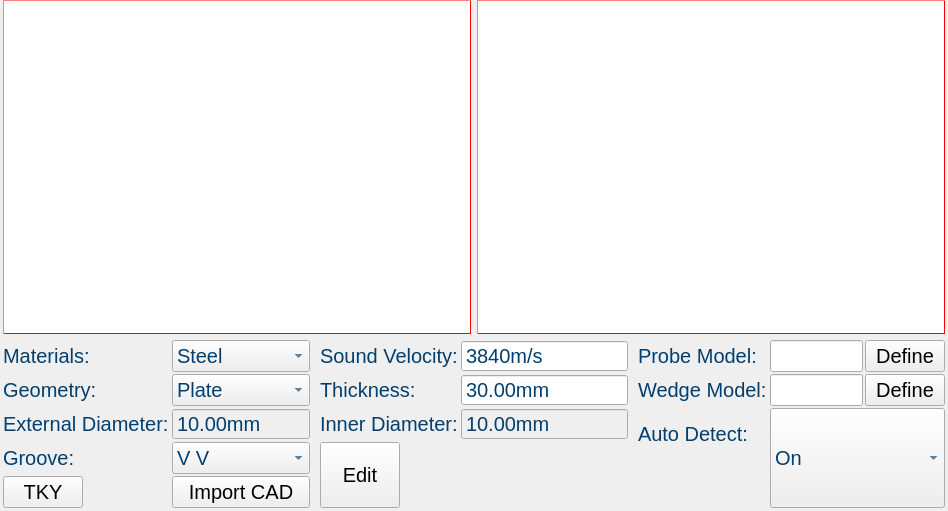
<?xml version="1.0" encoding="UTF-8"?>
<ui version="4.0">
 <class>ProbePartWidget</class>
 <widget class="QWidget" name="ProbePartWidget">
  <property name="geometry">
   <rect>
    <x>0</x>
    <y>0</y>
    <width>948</width>
    <height>511</height>
   </rect>
  </property>
  <property name="sizePolicy">
   <sizepolicy hsizetype="Preferred" vsizetype="Expanding">
    <horstretch>0</horstretch>
    <verstretch>0</verstretch>
   </sizepolicy>
  </property>
  <property name="windowTitle">
   <string>Form</string>
  </property>
  <property name="styleSheet">
   <string notr="true">QWidget#WorkpieceProbeWidget{
background-color: rgb(255, 255, 255);
}

QLabel{
color: rgb(0, 63, 111);
}

QComboBox{
color: rgb(0, 63, 111);
}

QDoubleSpinBox{
color: rgb(0, 63, 111);
}

QSpinBox{
color: rgb(0, 63, 111);
}
</string>
  </property>
  <layout class="QVBoxLayout" name="verticalLayout" stretch="4,1">
   <property name="spacing">
    <number>6</number>
   </property>
   <property name="leftMargin">
    <number>3</number>
   </property>
   <property name="topMargin">
    <number>0</number>
   </property>
   <property name="rightMargin">
    <number>3</number>
   </property>
   <property name="bottomMargin">
    <number>3</number>
   </property>
   <item>
    <layout class="QHBoxLayout" name="showHorizontalLayout">
     <item>
      <widget class="QWidget" name="workpieceWidget" native="true">
       <property name="sizePolicy">
        <sizepolicy hsizetype="Preferred" vsizetype="Expanding">
         <horstretch>0</horstretch>
         <verstretch>0</verstretch>
        </sizepolicy>
       </property>
       <property name="minimumSize">
        <size>
         <width>0</width>
         <height>0</height>
        </size>
       </property>
       <property name="styleSheet">
        <string notr="true">QWidget{
background-color:rgb(255, 255, 255);
color: white;   
border: 1px groove red;
border-style: outset;
}</string>
       </property>
      </widget>
     </item>
     <item>
      <widget class="QWidget" name="probeWidget" native="true">
       <property name="sizePolicy">
        <sizepolicy hsizetype="Preferred" vsizetype="Expanding">
         <horstretch>0</horstretch>
         <verstretch>0</verstretch>
        </sizepolicy>
       </property>
       <property name="minimumSize">
        <size>
         <width>0</width>
         <height>0</height>
        </size>
       </property>
       <property name="styleSheet">
        <string notr="true">QWidget{
background-color:rgb(255, 255, 255);
color: white;   
border: 1px groove red;
border-style: outset;
}</string>
       </property>
      </widget>
     </item>
    </layout>
   </item>
   <item>
    <layout class="QHBoxLayout" name="propertiesHorizontalLayout" stretch="1,1,1">
     <property name="spacing">
      <number>10</number>
     </property>
     <item>
      <layout class="QFormLayout" name="workpiectFormLayout1">
       <property name="horizontalSpacing">
        <number>3</number>
       </property>
       <property name="verticalSpacing">
        <number>2</number>
       </property>
       <item row="0" column="0">
        <widget class="QLabel" name="materialsLabel">
         <property name="sizePolicy">
          <sizepolicy hsizetype="Preferred" vsizetype="Expanding">
           <horstretch>0</horstretch>
           <verstretch>0</verstretch>
          </sizepolicy>
         </property>
         <property name="minimumSize">
          <size>
           <width>0</width>
           <height>30</height>
          </size>
         </property>
         <property name="font">
          <font>
           <pointsize>15</pointsize>
          </font>
         </property>
         <property name="text">
          <string>Materials:</string>
         </property>
        </widget>
       </item>
       <item row="0" column="1">
        <widget class="QComboBox" name="materialsComboBox">
         <property name="sizePolicy">
          <sizepolicy hsizetype="Expanding" vsizetype="Preferred">
           <horstretch>0</horstretch>
           <verstretch>0</verstretch>
          </sizepolicy>
         </property>
         <property name="font">
          <font>
           <pointsize>15</pointsize>
          </font>
         </property>
         <item>
          <property name="text">
           <string>Steel</string>
          </property>
         </item>
        </widget>
       </item>
       <item row="1" column="0">
        <widget class="QLabel" name="geometryLabel">
         <property name="sizePolicy">
          <sizepolicy hsizetype="Preferred" vsizetype="Expanding">
           <horstretch>0</horstretch>
           <verstretch>0</verstretch>
          </sizepolicy>
         </property>
         <property name="minimumSize">
          <size>
           <width>0</width>
           <height>30</height>
          </size>
         </property>
         <property name="font">
          <font>
           <pointsize>15</pointsize>
          </font>
         </property>
         <property name="text">
          <string>Geometry:</string>
         </property>
        </widget>
       </item>
       <item row="1" column="1">
        <widget class="QComboBox" name="shapeComboBox">
         <property name="sizePolicy">
          <sizepolicy hsizetype="Expanding" vsizetype="Preferred">
           <horstretch>0</horstretch>
           <verstretch>0</verstretch>
          </sizepolicy>
         </property>
         <property name="font">
          <font>
           <pointsize>15</pointsize>
          </font>
         </property>
         <item>
          <property name="text">
           <string>Plate</string>
          </property>
         </item>
         <item>
          <property name="text">
           <string>OD</string>
          </property>
         </item>
         <item>
          <property name="text">
           <string>ID</string>
          </property>
         </item>
        </widget>
       </item>
       <item row="2" column="0">
        <widget class="QLabel" name="externalDiameterLabel">
         <property name="sizePolicy">
          <sizepolicy hsizetype="Preferred" vsizetype="Expanding">
           <horstretch>0</horstretch>
           <verstretch>0</verstretch>
          </sizepolicy>
         </property>
         <property name="minimumSize">
          <size>
           <width>0</width>
           <height>30</height>
          </size>
         </property>
         <property name="font">
          <font>
           <pointsize>15</pointsize>
          </font>
         </property>
         <property name="text">
          <string>External Diameter:</string>
         </property>
        </widget>
       </item>
       <item row="2" column="1">
        <widget class="QDoubleSpinBox" name="externalDiameterDoubleSpinBox">
         <property name="enabled">
          <bool>false</bool>
         </property>
         <property name="sizePolicy">
          <sizepolicy hsizetype="Expanding" vsizetype="Preferred">
           <horstretch>0</horstretch>
           <verstretch>0</verstretch>
          </sizepolicy>
         </property>
         <property name="font">
          <font>
           <pointsize>15</pointsize>
          </font>
         </property>
         <property name="buttonSymbols">
          <enum>QAbstractSpinBox::NoButtons</enum>
         </property>
         <property name="prefix">
          <string/>
         </property>
         <property name="suffix">
          <string>mm</string>
         </property>
         <property name="value">
          <double>10.000000000000000</double>
         </property>
        </widget>
       </item>
       <item row="3" column="0">
        <widget class="QLabel" name="grooveLabel">
         <property name="sizePolicy">
          <sizepolicy hsizetype="Preferred" vsizetype="Expanding">
           <horstretch>0</horstretch>
           <verstretch>0</verstretch>
          </sizepolicy>
         </property>
         <property name="minimumSize">
          <size>
           <width>0</width>
           <height>30</height>
          </size>
         </property>
         <property name="font">
          <font>
           <pointsize>15</pointsize>
          </font>
         </property>
         <property name="text">
          <string>Groove:</string>
         </property>
        </widget>
       </item>
       <item row="3" column="1">
        <widget class="QComboBox" name="grooveTypeComboBox">
         <property name="sizePolicy">
          <sizepolicy hsizetype="Expanding" vsizetype="Preferred">
           <horstretch>0</horstretch>
           <verstretch>0</verstretch>
          </sizepolicy>
         </property>
         <property name="font">
          <font>
           <pointsize>15</pointsize>
          </font>
         </property>
         <property name="currentIndex">
          <number>4</number>
         </property>
         <item>
          <property name="text">
           <string>I</string>
          </property>
         </item>
         <item>
          <property name="text">
           <string>V</string>
          </property>
         </item>
         <item>
          <property name="text">
           <string>U</string>
          </property>
         </item>
         <item>
          <property name="text">
           <string>VY</string>
          </property>
         </item>
         <item>
          <property name="text">
           <string>V V</string>
          </property>
         </item>
         <item>
          <property name="text">
           <string>U U</string>
          </property>
         </item>
         <item>
          <property name="text">
           <string>UV</string>
          </property>
         </item>
        </widget>
       </item>
       <item row="4" column="0">
        <widget class="QPushButton" name="tkyBtn">
         <property name="sizePolicy">
          <sizepolicy hsizetype="Expanding" vsizetype="Expanding">
           <horstretch>0</horstretch>
           <verstretch>0</verstretch>
          </sizepolicy>
         </property>
         <property name="minimumSize">
          <size>
           <width>0</width>
           <height>30</height>
          </size>
         </property>
         <property name="font">
          <font>
           <pointsize>15</pointsize>
          </font>
         </property>
         <property name="text">
          <string>TKY</string>
         </property>
        </widget>
       </item>
       <item row="4" column="1">
        <widget class="QPushButton" name="importCADBtn">
         <property name="sizePolicy">
          <sizepolicy hsizetype="Expanding" vsizetype="Preferred">
           <horstretch>0</horstretch>
           <verstretch>0</verstretch>
          </sizepolicy>
         </property>
         <property name="font">
          <font>
           <pointsize>15</pointsize>
          </font>
         </property>
         <property name="text">
          <string>Import CAD</string>
         </property>
        </widget>
       </item>
      </layout>
     </item>
     <item>
      <layout class="QFormLayout" name="workpiectFormLayout2">
       <property name="horizontalSpacing">
        <number>3</number>
       </property>
       <property name="verticalSpacing">
        <number>2</number>
       </property>
       <item row="0" column="0">
        <widget class="QLabel" name="soundVelocityLabel">
         <property name="minimumSize">
          <size>
           <width>0</width>
           <height>30</height>
          </size>
         </property>
         <property name="font">
          <font>
           <pointsize>15</pointsize>
          </font>
         </property>
         <property name="text">
          <string>Sound Velocity:</string>
         </property>
        </widget>
       </item>
       <item row="0" column="1">
        <widget class="QSpinBox" name="soundVelocitySpinBox">
         <property name="sizePolicy">
          <sizepolicy hsizetype="Expanding" vsizetype="Preferred">
           <horstretch>0</horstretch>
           <verstretch>0</verstretch>
          </sizepolicy>
         </property>
         <property name="font">
          <font>
           <pointsize>15</pointsize>
          </font>
         </property>
         <property name="buttonSymbols">
          <enum>QAbstractSpinBox::NoButtons</enum>
         </property>
         <property name="suffix">
          <string>m/s</string>
         </property>
         <property name="maximum">
          <number>10000</number>
         </property>
         <property name="value">
          <number>3840</number>
         </property>
        </widget>
       </item>
       <item row="1" column="0">
        <widget class="QLabel" name="thicknessLabel">
         <property name="minimumSize">
          <size>
           <width>0</width>
           <height>30</height>
          </size>
         </property>
         <property name="font">
          <font>
           <pointsize>15</pointsize>
          </font>
         </property>
         <property name="text">
          <string>Thickness:</string>
         </property>
        </widget>
       </item>
       <item row="1" column="1">
        <widget class="QDoubleSpinBox" name="thicknessDoubleSpinBox">
         <property name="sizePolicy">
          <sizepolicy hsizetype="Expanding" vsizetype="Preferred">
           <horstretch>0</horstretch>
           <verstretch>0</verstretch>
          </sizepolicy>
         </property>
         <property name="font">
          <font>
           <pointsize>15</pointsize>
          </font>
         </property>
         <property name="buttonSymbols">
          <enum>QAbstractSpinBox::NoButtons</enum>
         </property>
         <property name="prefix">
          <string/>
         </property>
         <property name="suffix">
          <string>mm</string>
         </property>
         <property name="value">
          <double>30.000000000000000</double>
         </property>
        </widget>
       </item>
       <item row="2" column="0">
        <widget class="QLabel" name="innerDiameterLabel">
         <property name="minimumSize">
          <size>
           <width>0</width>
           <height>30</height>
          </size>
         </property>
         <property name="font">
          <font>
           <pointsize>15</pointsize>
          </font>
         </property>
         <property name="text">
          <string>Inner Diameter:</string>
         </property>
        </widget>
       </item>
       <item row="2" column="1">
        <widget class="QDoubleSpinBox" name="innerDiameterDoubleSpinBox">
         <property name="enabled">
          <bool>false</bool>
         </property>
         <property name="sizePolicy">
          <sizepolicy hsizetype="Expanding" vsizetype="Preferred">
           <horstretch>0</horstretch>
           <verstretch>0</verstretch>
          </sizepolicy>
         </property>
         <property name="font">
          <font>
           <pointsize>15</pointsize>
          </font>
         </property>
         <property name="buttonSymbols">
          <enum>QAbstractSpinBox::NoButtons</enum>
         </property>
         <property name="prefix">
          <string/>
         </property>
         <property name="suffix">
          <string>mm</string>
         </property>
         <property name="value">
          <double>10.000000000000000</double>
         </property>
        </widget>
       </item>
       <item row="3" column="0">
        <widget class="QPushButton" name="editWeldBtn">
         <property name="sizePolicy">
          <sizepolicy hsizetype="Expanding" vsizetype="Expanding">
           <horstretch>0</horstretch>
           <verstretch>0</verstretch>
          </sizepolicy>
         </property>
         <property name="minimumSize">
          <size>
           <width>0</width>
           <height>30</height>
          </size>
         </property>
         <property name="font">
          <font>
           <pointsize>15</pointsize>
          </font>
         </property>
         <property name="text">
          <string>Edit</string>
         </property>
        </widget>
       </item>
       <item row="3" column="1">
        <widget class="QWidget" name="emptyWidget" native="true">
         <property name="sizePolicy">
          <sizepolicy hsizetype="Expanding" vsizetype="Preferred">
           <horstretch>0</horstretch>
           <verstretch>0</verstretch>
          </sizepolicy>
         </property>
        </widget>
       </item>
      </layout>
     </item>
     <item>
      <layout class="QFormLayout" name="probeFormLayout">
       <property name="horizontalSpacing">
        <number>3</number>
       </property>
       <property name="verticalSpacing">
        <number>2</number>
       </property>
       <item row="0" column="0">
        <widget class="QLabel" name="probeModelLabel">
         <property name="minimumSize">
          <size>
           <width>0</width>
           <height>30</height>
          </size>
         </property>
         <property name="font">
          <font>
           <pointsize>15</pointsize>
          </font>
         </property>
         <property name="text">
          <string>Probe Model:</string>
         </property>
        </widget>
       </item>
       <item row="0" column="1">
        <layout class="QHBoxLayout" name="proeModelHorizontalLayout" stretch="0,0">
         <property name="spacing">
          <number>2</number>
         </property>
         <item>
          <widget class="QLineEdit" name="probeModelLineEdit">
           <property name="sizePolicy">
            <sizepolicy hsizetype="Preferred" vsizetype="Preferred">
             <horstretch>0</horstretch>
             <verstretch>0</verstretch>
            </sizepolicy>
           </property>
           <property name="font">
            <font>
             <pointsize>15</pointsize>
            </font>
           </property>
           <property name="focusPolicy">
            <enum>Qt::StrongFocus</enum>
           </property>
          </widget>
         </item>
         <item>
          <widget class="QPushButton" name="probeModelDefineBtn">
           <property name="sizePolicy">
            <sizepolicy hsizetype="Fixed" vsizetype="Fixed">
             <horstretch>0</horstretch>
             <verstretch>0</verstretch>
            </sizepolicy>
           </property>
           <property name="font">
            <font>
             <pointsize>15</pointsize>
            </font>
           </property>
           <property name="text">
            <string>Define</string>
           </property>
          </widget>
         </item>
        </layout>
       </item>
       <item row="1" column="0">
        <widget class="QLabel" name="moduleModelLabel">
         <property name="minimumSize">
          <size>
           <width>0</width>
           <height>30</height>
          </size>
         </property>
         <property name="font">
          <font>
           <pointsize>15</pointsize>
          </font>
         </property>
         <property name="text">
          <string>Wedge Model:</string>
         </property>
        </widget>
       </item>
       <item row="1" column="1">
        <layout class="QHBoxLayout" name="wedgeModelHorizontalLayout" stretch="0,0">
         <property name="spacing">
          <number>2</number>
         </property>
         <item>
          <widget class="QLineEdit" name="wedgeModelLineEdit">
           <property name="sizePolicy">
            <sizepolicy hsizetype="Preferred" vsizetype="Preferred">
             <horstretch>0</horstretch>
             <verstretch>0</verstretch>
            </sizepolicy>
           </property>
           <property name="font">
            <font>
             <pointsize>15</pointsize>
            </font>
           </property>
          </widget>
         </item>
         <item>
          <widget class="QPushButton" name="wedgeModelDefineBtn">
           <property name="sizePolicy">
            <sizepolicy hsizetype="Preferred" vsizetype="Preferred">
             <horstretch>0</horstretch>
             <verstretch>0</verstretch>
            </sizepolicy>
           </property>
           <property name="font">
            <font>
             <pointsize>15</pointsize>
            </font>
           </property>
           <property name="text">
            <string>Define</string>
           </property>
          </widget>
         </item>
        </layout>
       </item>
       <item row="2" column="0">
        <widget class="QLabel" name="autoIdentifyProbeLabel">
         <property name="minimumSize">
          <size>
           <width>0</width>
           <height>30</height>
          </size>
         </property>
         <property name="font">
          <font>
           <pointsize>15</pointsize>
          </font>
         </property>
         <property name="text">
          <string>Auto Detect:</string>
         </property>
        </widget>
       </item>
       <item row="2" column="1">
        <widget class="QComboBox" name="comboBox">
         <property name="sizePolicy">
          <sizepolicy hsizetype="Expanding" vsizetype="Expanding">
           <horstretch>0</horstretch>
           <verstretch>0</verstretch>
          </sizepolicy>
         </property>
         <property name="font">
          <font>
           <pointsize>15</pointsize>
          </font>
         </property>
         <item>
          <property name="text">
           <string>On</string>
          </property>
         </item>
         <item>
          <property name="text">
           <string>Off</string>
          </property>
         </item>
        </widget>
       </item>
      </layout>
     </item>
    </layout>
   </item>
  </layout>
 </widget>
 <tabstops>
  <tabstop>materialsComboBox</tabstop>
  <tabstop>shapeComboBox</tabstop>
  <tabstop>externalDiameterDoubleSpinBox</tabstop>
  <tabstop>grooveTypeComboBox</tabstop>
  <tabstop>editWeldBtn</tabstop>
  <tabstop>tkyBtn</tabstop>
  <tabstop>importCADBtn</tabstop>
  <tabstop>soundVelocitySpinBox</tabstop>
  <tabstop>thicknessDoubleSpinBox</tabstop>
  <tabstop>innerDiameterDoubleSpinBox</tabstop>
  <tabstop>probeModelLineEdit</tabstop>
  <tabstop>probeModelDefineBtn</tabstop>
  <tabstop>wedgeModelLineEdit</tabstop>
  <tabstop>wedgeModelDefineBtn</tabstop>
 </tabstops>
 <resources/>
 <connections/>
</ui>
